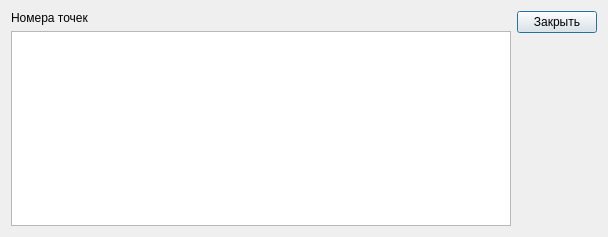
<?xml version="1.0" encoding="UTF-8"?>
<ui version="4.0">
 <class>CheckPointsDialog</class>
 <widget class="QDialog" name="CheckPointsDialog">
  <property name="geometry">
   <rect>
    <x>0</x>
    <y>0</y>
    <width>608</width>
    <height>237</height>
   </rect>
  </property>
  <property name="windowTitle">
   <string>Найти точки</string>
  </property>
  <layout class="QHBoxLayout" name="horizontalLayout">
   <item>
    <layout class="QVBoxLayout" name="verticalLayout_2">
     <item>
      <widget class="QLabel" name="label">
       <property name="text">
        <string>Номера точек</string>
       </property>
      </widget>
     </item>
     <item>
      <widget class="QTableWidget" name="tableWidget"/>
     </item>
    </layout>
   </item>
   <item>
    <layout class="QVBoxLayout" name="verticalLayout">
     <item>
      <widget class="QPushButton" name="closeButton">
       <property name="text">
        <string>Закрыть</string>
       </property>
      </widget>
     </item>
     <item>
      <spacer name="verticalSpacer">
       <property name="orientation">
        <enum>Qt::Vertical</enum>
       </property>
       <property name="sizeHint" stdset="0">
        <size>
         <width>20</width>
         <height>40</height>
        </size>
       </property>
      </spacer>
     </item>
    </layout>
   </item>
  </layout>
 </widget>
 <tabstops>
  <tabstop>closeButton</tabstop>
 </tabstops>
 <resources/>
 <connections/>
</ui>
